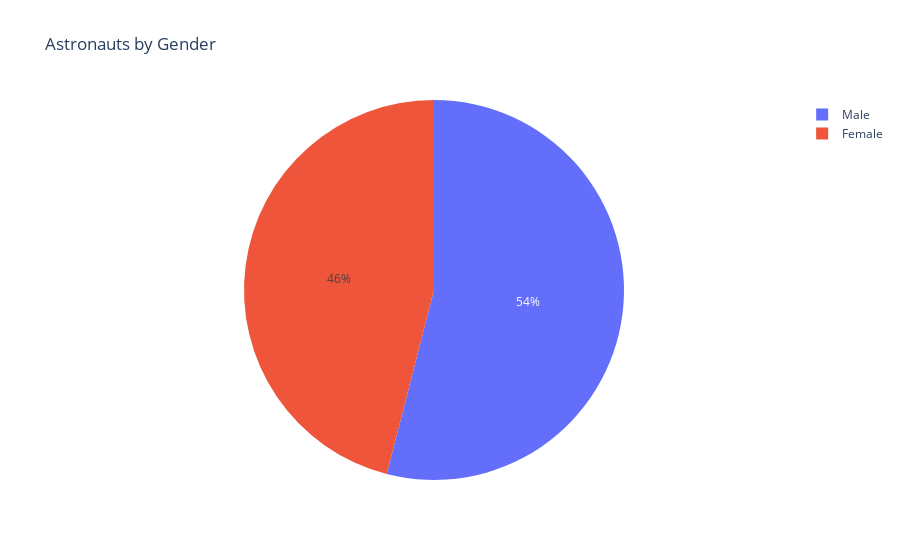

The code cell stored with this chart in its notebook:
### Code cell
gender = astronauts["Gender"].value_counts().reset_index()
gender.columns = ["Gender", "Count"]

fig = px.pie(gender, names="Gender", values="Count",
             title="Astronauts by Gender")
fig.show()

### Figure 1 — Plotly figure (JSON) as saved in the notebook; plotly's stock layout.template omitted (floating-point values rounded to 4 significant figures)
{"data": [{"domain": {"x": [0, 1], "y": [0, 1]}, "hovertemplate": "Gender=%{label}<br>Count=%{value}<extra></extra>", "labels": ["Male", "Female"], "legendgroup": "", "name": "", "showlegend": true, "type": "pie", "values": [324, 276]}], "layout": {"legend": {"tracegroupgap": 0}, "title": {"text": "Astronauts by Gender"}}}
